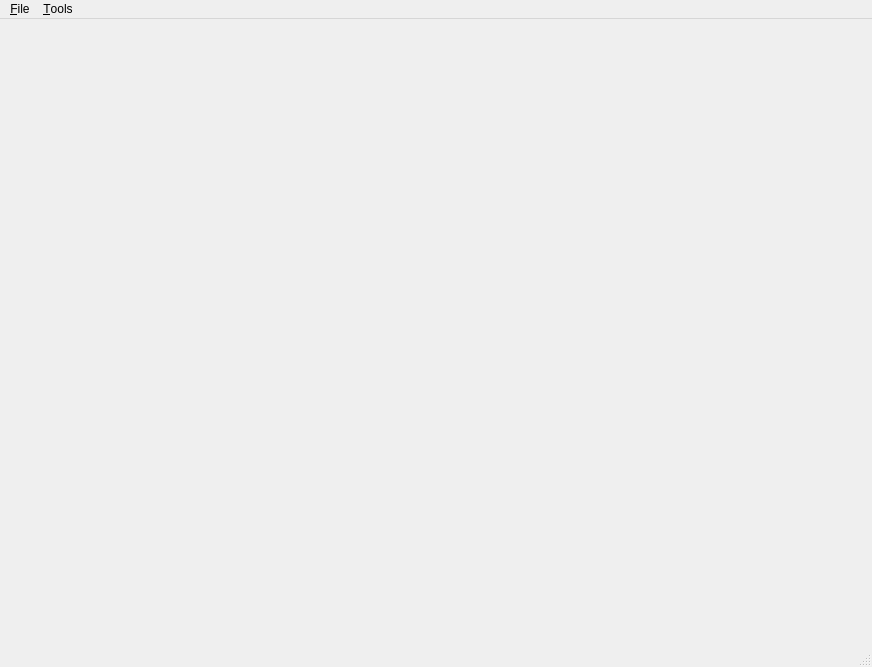
<?xml version="1.0" encoding="UTF-8"?>
<ui version="4.0">
 <class>AddressBookClass</class>
 <widget class="QMainWindow" name="AddressBookClass">
  <property name="geometry">
   <rect>
    <x>0</x>
    <y>0</y>
    <width>872</width>
    <height>667</height>
   </rect>
  </property>
  <property name="windowTitle">
   <string>AddressBook</string>
  </property>
  <widget class="QWidget" name="centralWidget"/>
  <widget class="QMenuBar" name="menuBar">
   <property name="geometry">
    <rect>
     <x>0</x>
     <y>0</y>
     <width>872</width>
     <height>26</height>
    </rect>
   </property>
   <widget class="QMenu" name="menu_File">
    <property name="title">
     <string>&amp;File</string>
    </property>
    <addaction name="action_Open"/>
    <addaction name="actionSave_As"/>
    <addaction name="separator"/>
    <addaction name="action_Exit"/>
   </widget>
   <widget class="QMenu" name="menu_Tools">
    <property name="title">
     <string>&amp;Tools</string>
    </property>
    <addaction name="actionAdd"/>
    <addaction name="actionEdit"/>
    <addaction name="separator"/>
    <addaction name="actionRemove"/>
   </widget>
   <addaction name="menu_File"/>
   <addaction name="menu_Tools"/>
  </widget>
  <widget class="QStatusBar" name="statusBar"/>
  <action name="action_Open">
   <property name="text">
    <string>&amp;Open...</string>
   </property>
  </action>
  <action name="actionSave_As">
   <property name="text">
    <string>Save As...</string>
   </property>
  </action>
  <action name="action_Exit">
   <property name="text">
    <string>&amp;Exit</string>
   </property>
  </action>
  <action name="actionAdd">
   <property name="text">
    <string>&amp;Add</string>
   </property>
  </action>
  <action name="actionEdit">
   <property name="text">
    <string>&amp;Edit</string>
   </property>
  </action>
  <action name="actionRemove">
   <property name="text">
    <string>&amp;Remove</string>
   </property>
  </action>
 </widget>
 <layoutdefault spacing="6" margin="11"/>
 <resources>
  <include location="AddressBook.qrc"/>
 </resources>
 <connections/>
</ui>
